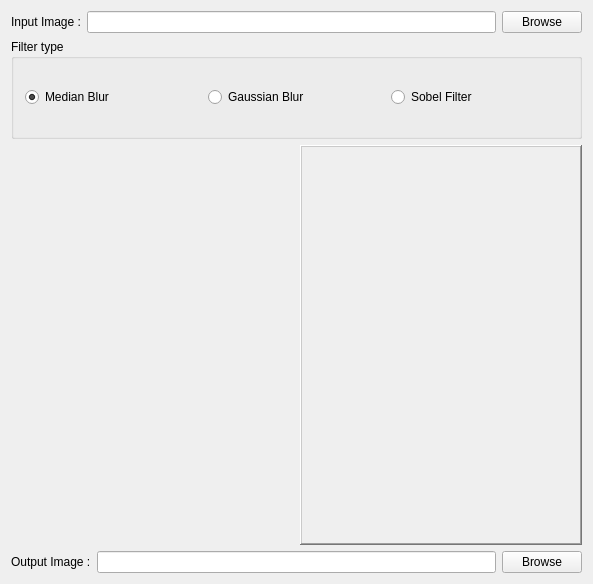
<?xml version="1.0" encoding="UTF-8"?>
<ui version="4.0">
 <class>MainWindow</class>
 <widget class="QMainWindow" name="MainWindow">
  <property name="geometry">
   <rect>
    <x>0</x>
    <y>0</y>
    <width>593</width>
    <height>584</height>
   </rect>
  </property>
  <property name="windowTitle">
   <string>Qt_Image_Processing</string>
  </property>
  <widget class="QWidget" name="centralWidget">
   <layout class="QVBoxLayout" name="verticalLayout">
    <item>
     <layout class="QHBoxLayout" name="topHorizontalLayout">
      <item>
       <widget class="QLabel" name="inputLabel">
        <property name="text">
         <string>Input Image :</string>
        </property>
       </widget>
      </item>
      <item>
       <widget class="QLineEdit" name="inputLineEdit"/>
      </item>
      <item>
       <widget class="QPushButton" name="inputPushButton">
        <property name="text">
         <string>Browse</string>
        </property>
       </widget>
      </item>
     </layout>
    </item>
    <item>
     <widget class="QGroupBox" name="filterTypeGroupBox">
      <property name="maximumSize">
       <size>
        <width>16777215</width>
        <height>100</height>
       </size>
      </property>
      <property name="title">
       <string>Filter type</string>
      </property>
      <layout class="QHBoxLayout" name="horizontalLayout_2">
       <item>
        <widget class="QRadioButton" name="medianBlurRadioButton">
         <property name="text">
          <string>Median Blur</string>
         </property>
         <property name="checked">
          <bool>true</bool>
         </property>
        </widget>
       </item>
       <item>
        <widget class="QRadioButton" name="gaussianBlurRadioButton">
         <property name="text">
          <string>Gaussian Blur</string>
         </property>
        </widget>
       </item>
       <item>
        <widget class="QRadioButton" name="Sobel">
         <property name="text">
          <string>Sobel Filter</string>
         </property>
        </widget>
       </item>
      </layout>
     </widget>
    </item>
    <item>
     <layout class="QHBoxLayout" name="horizontalLayout">
      <item>
       <widget class="QLabel" name="InputImage">
        <property name="text">
         <string/>
        </property>
       </widget>
      </item>
      <item>
       <widget class="QLabel" name="Image">
        <property name="layoutDirection">
         <enum>Qt::RightToLeft</enum>
        </property>
        <property name="autoFillBackground">
         <bool>false</bool>
        </property>
        <property name="frameShape">
         <enum>QFrame::WinPanel</enum>
        </property>
        <property name="frameShadow">
         <enum>QFrame::Raised</enum>
        </property>
        <property name="text">
         <string/>
        </property>
       </widget>
      </item>
     </layout>
    </item>
    <item>
     <layout class="QHBoxLayout" name="bottomHorizontalLayout">
      <item>
       <widget class="QLabel" name="outputLabel">
        <property name="text">
         <string>Output Image :</string>
        </property>
       </widget>
      </item>
      <item>
       <widget class="QLineEdit" name="outputLineEdit"/>
      </item>
      <item>
       <widget class="QPushButton" name="outputPushButton">
        <property name="text">
         <string>Browse</string>
        </property>
       </widget>
      </item>
     </layout>
    </item>
   </layout>
  </widget>
 </widget>
 <layoutdefault spacing="6" margin="11"/>
 <resources/>
 <connections/>
</ui>
